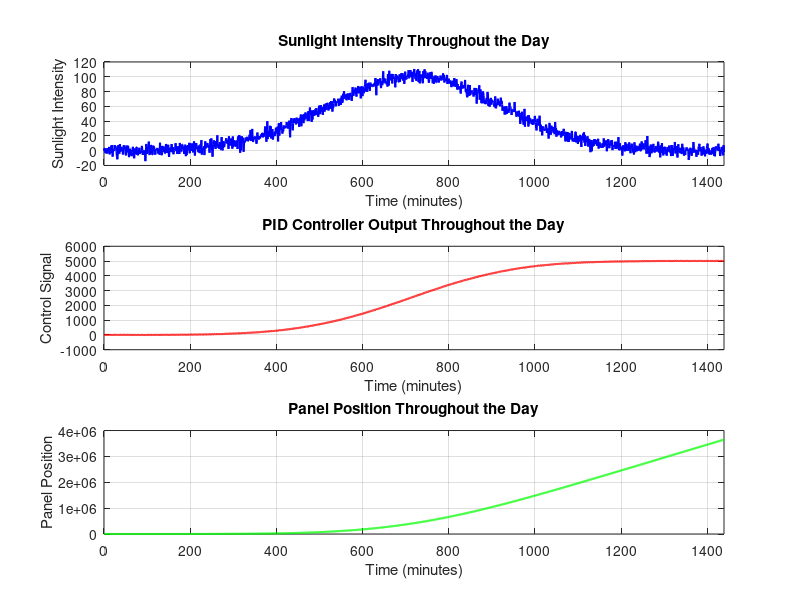

Source code (MATLAB): (Note: this script raises an error after producing the figure.)
% MATLAB Script to Simulate a Sunlight Tracking System over a Whole Day
% and Visualize Results Using Enhanced Plots

% Parameters for PID Controller
Kp = 1.0; % Proportional gain
Ki = 0.1; % Integral gain
Kd = 0.05; % Derivative gain
setpoint = 0; % Desired sensor value

% Simulation Time for a Whole Day
minutes_per_day = 24 * 60; % Total minutes in a day
t = 0:1:minutes_per_day - 1; % Time vector from 0 to 1439 minutes
dt = 1; % Time step in minutes

% Simulate Sunlight Intensity (Typical Daily Pattern with Noise)
% Sunlight intensity follows a Gaussian pattern peaking around noon
sunlight_intensity = 100 * exp(-((t - 720).^2) / (2 * (200)^2)) + randn(size(t)) * 5;

% Initialize Variables for PID Control
controller_output = zeros(size(t));
panel_position = zeros(size(t));
integral = 0;
previous_error = 0;

% PID Control Loop
for i = 2:length(t)
% Compute Error
error = sunlight_intensity(i) - setpoint;
% Compute Integral
integral = integral + error * dt;
% Compute Derivative
derivative = (error - previous_error) / dt;
% Compute Control Signal
controller_output(i) = Kp * error + Ki * integral + Kd * derivative;
% Update Panel Position
panel_position(i) = panel_position(i-1) + controller_output(i) * dt;
% Update Previous Error
previous_error = error;
end

% Convert Time for Plotting (Hours and Minutes)
hours = floor(t / 60);
minutes = mod(t, 60);
time_str = arrayfun(@(h, m) sprintf('%02d:%02d', h, m), hours, minutes, 'UniformOutput', false);

% Create a new figure
figure;

% Subplot 1: Sunlight Intensity vs. Time
subplot(3, 1, 1);
plot(t, sunlight_intensity, 'b-', 'LineWidth', 1.5);
xlabel('Time (minutes)');
ylabel('Sunlight Intensity');
title('Sunlight Intensity Throughout the Day');
grid on;
xlim([0 minutes_per_day-1]);

% Subplot 2: PID Controller Output vs. Time
subplot(3, 1, 2);
plot(t, controller_output, 'r-', 'LineWidth', 1.5);
xlabel('Time (minutes)');
ylabel('Control Signal');
title('PID Controller Output Throughout the Day');
grid on;
xlim([0 minutes_per_day-1]);

% Subplot 3: Panel Position vs. Time
subplot(3, 1, 3);
plot(t, panel_position, 'g-', 'LineWidth', 1.5);
xlabel('Time (minutes)');
ylabel('Panel Position');
title('Panel Position Throughout the Day');
grid on;
xlim([0 minutes_per_day-1]);

% Improve x-axis ticks to show hours and minutes
for i = 1:3
subplot(3, 1, i);
ax = gca;
ax.XTick = linspace(0, minutes_per_day-1, 5); % 5 ticks for a full day
ax.XTickLabel = time_str(round(linspace(1, length(time_str), 5)));
ax.XTickLabelRotation = 45; % Rotate labels for better readability
end

% Overall Title
sgtitle('Sunlight Tracking System: Daily Simulation');
